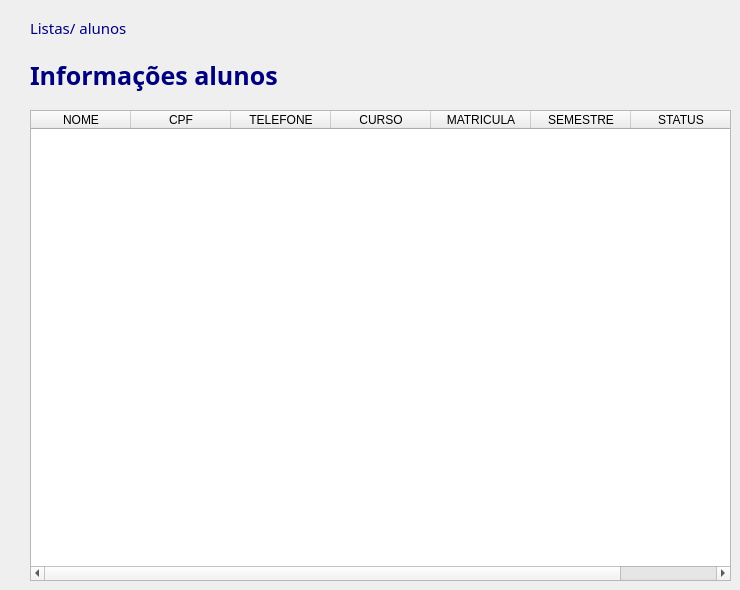
      <widget class="QWidget" name="pg_listas_alunos">
       <widget class="QLabel" name="label_2">
        <property name="geometry">
         <rect>
          <x>30</x>
          <y>12</y>
          <width>111</width>
          <height>31</height>
         </rect>
        </property>
        <property name="styleSheet">
         <string notr="true">QLabel {
	font: 15px Montserrat, sans-serif;
	font-weight: normal;
	border-radius: 10px;
	color: rgb(0, 0, 127);
}</string>
        </property>
        <property name="text">
         <string>Listas/ alunos</string>
        </property>
       </widget>
       <widget class="QTableWidget" name="tableWidget">
        <property name="geometry">
         <rect>
          <x>30</x>
          <y>110</y>
          <width>701</width>
          <height>471</height>
         </rect>
        </property>
        <column>
         <property name="text">
          <string>NOME</string>
         </property>
        </column>
        <column>
         <property name="text">
          <string>CPF</string>
         </property>
        </column>
        <column>
         <property name="text">
          <string>TELEFONE</string>
         </property>
        </column>
        <column>
         <property name="text">
          <string>CURSO</string>
         </property>
        </column>
        <column>
         <property name="text">
          <string>MATRICULA</string>
         </property>
        </column>
        <column>
         <property name="text">
          <string>SEMESTRE</string>
         </property>
        </column>
        <column>
         <property name="text">
          <string>STATUS</string>
         </property>
        </column>
       </widget>
       <widget class="QLabel" name="label_10">
        <property name="geometry">
         <rect>
          <x>30</x>
          <y>60</y>
          <width>271</width>
          <height>31</height>
         </rect>
        </property>
        <property name="styleSheet">
         <string notr="true">QLabel {
	font: 25px Montserrat, sans-serif;
	font-weight: bold;
	border-radius: 10px;
	color: rgb(0, 0, 127);
}</string>
        </property>
        <property name="text">
         <string>Informações alunos</string>
        </property>
       </widget>
      </widget>
